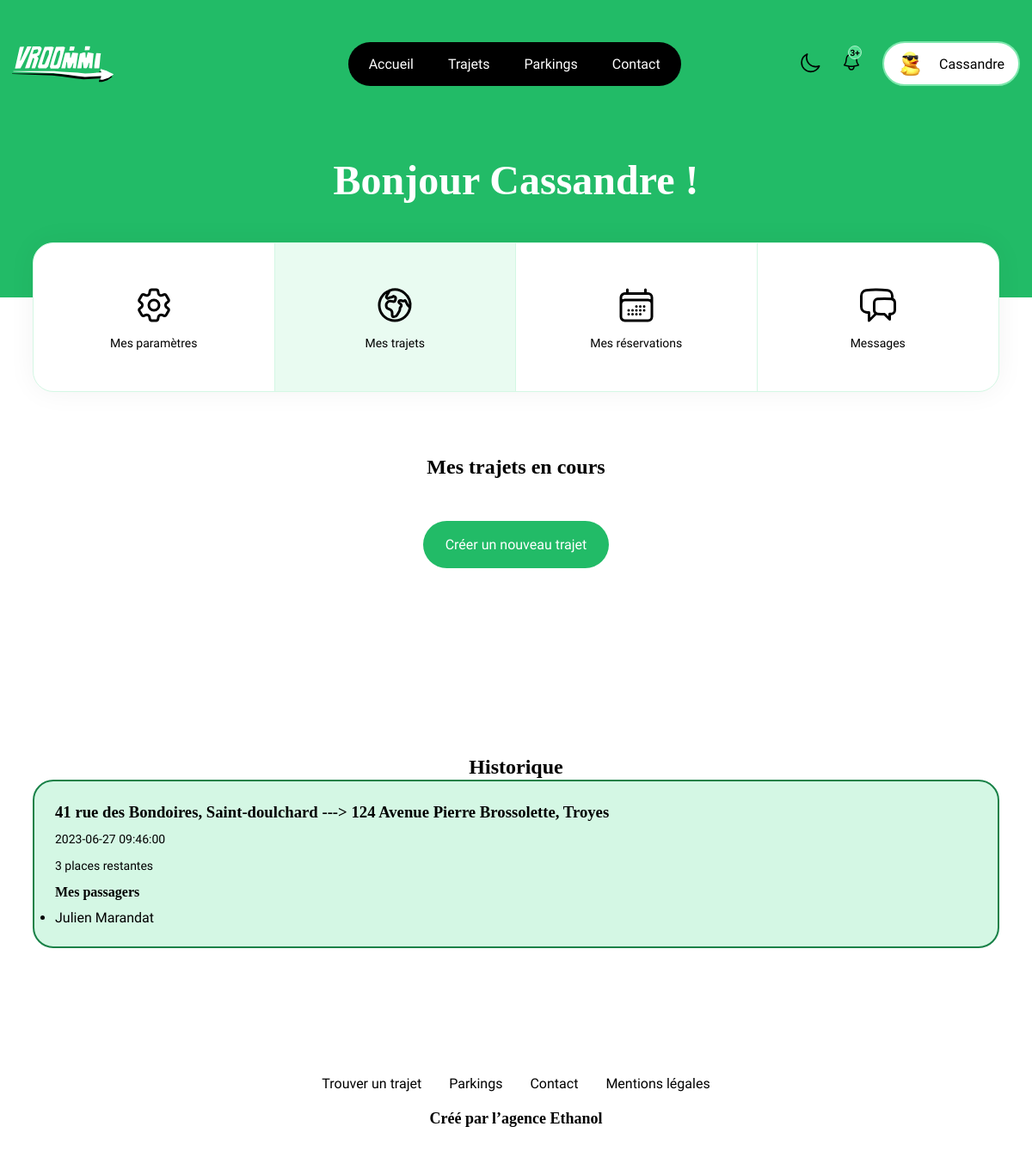
Before: /profil/trajets.php (signed in) with the older database file.
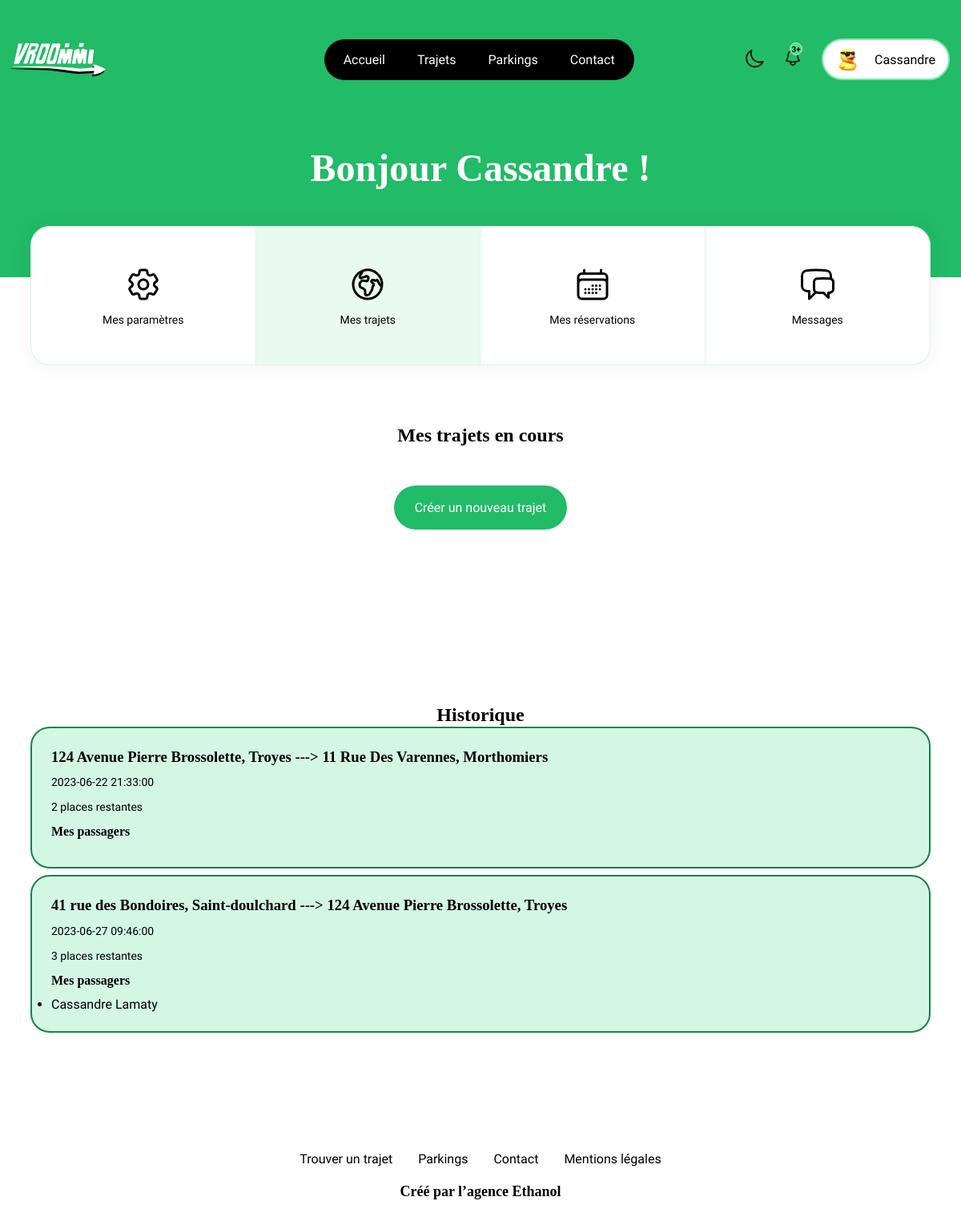
After: the same page with the newer database file.
### tables this page shows
CREATE TABLE `trips` (
  `id` int(11) NOT NULL AUTO_INCREMENT,
  `departure_city` varchar(50) DEFAULT NULL,
  `departure_address` varchar(100) DEFAULT NULL,
  `departure_at` timestamp NOT NULL DEFAULT current_timestamp() ON UPDATE current_timestamp(),
  `destination_city` varchar(50) DEFAULT NULL,
  `destination_address` varchar(100) DEFAULT NULL,
  `distance` smallint(5) NOT NULL DEFAULT 0,
  `arrival_at` timestamp NOT NULL DEFAULT '0000-00-00 00:00:00',
  `seats` tinyint(2) NOT NULL DEFAULT 1,
  `user_id` int(11) NOT NULL,
  `vehicle_id` int(11) NOT NULL,
  `created_at` timestamp NOT NULL DEFAULT current_timestamp(),
  PRIMARY KEY (`id`),
  KEY `trips_ibfk_1` (`user_id`),
  CONSTRAINT `trips_ibfk_1` FOREIGN KEY (`user_id`) REFERENCES `users` (`id`) ON DELETE CASCADE
);

CREATE TABLE `reservations` (
  `user_id` int(11) NOT NULL,
  `trip_id` int(11) NOT NULL,
  KEY `reservations_ibfk_2` (`trip_id`),
  KEY `reservations_ibfk_1` (`user_id`),
  CONSTRAINT `reservations_ibfk_1` FOREIGN KEY (`user_id`) REFERENCES `users` (`id`) ON DELETE CASCADE,
  CONSTRAINT `reservations_ibfk_2` FOREIGN KEY (`trip_id`) REFERENCES `trips` (`id`) ON DELETE CASCADE
);

CREATE TABLE `users` (
  `id` int(11) NOT NULL AUTO_INCREMENT,
  `last_name` varchar(50) DEFAULT NULL,
  `first_name` varchar(50) DEFAULT NULL,
  `picture` varchar(150) DEFAULT 'default.png',
  `email` varchar(100) DEFAULT NULL,
  `password` varchar(255) DEFAULT NULL,
  `created_at` timestamp NOT NULL DEFAULT current_timestamp(),
  PRIMARY KEY (`id`)
);

### profil/trajets.php (called while the page is built, shortened)
<?php
require '../layouts/profile.php';

### views/profile/trips.php (the view, shortened to what this page needs)
<?php
$db = dbConnect();
$query = $db->query('SELECT trips.id AS trip_id, vehicles.id AS vehicle_id, trips.*, users.*, vehicles.* FROM trips INNER JOIN users ON trips.user_id = users.id INNER JOIN vehicles ON trips.vehicle_id = vehicles.id WHERE trips.user_id = ' . $_SESSION['user']['id'] . ' ORDER BY trips.created_at DESC');
$trips = $query->fetchAll();
?>
<section class="container flex-center">
    <h1 class="mb-md center">Mes trajets en cours</h1>
    <a class="btn green center mt-md" href="/profil/creer_trajet.php">Créer un nouveau trajet</a>
</section>
<section class="container">
    <h2 class="center">Historique</h2>
    <?php
    foreach ($trips as $trip) : ?>
        <?php if (strtotime($trip['arrival_at']) < strtotime(date('Y-m-d H:i:s'))) : ?>
            <div class="card big mb-sm">
                <h3><?= $trip['departure_address'] . ", " . $trip['departure_city'] ?> ---> <?= $trip['destination_address'] . ", " . $trip['destination_city'] ?></h3>
                <p><?= $trip['departure_at'] ?></p>
                <p><?= $trip['seats'] ?> places restantes</p>
                <h4>Mes passagers</h4>
                <ul>
                    <?php
                    $query = $db->query('
                        SELECT * FROM reservations INNER JOIN users ON reservations.user_id = users.id WHERE trip_id = ' . $trip['trip_id']);
                    $reservations = $query->fetchAll();
                    if (count($reservations) > 0) {
                        foreach ($reservations as $reservation) {
                            echo '<li>' . $reservation['first_name'] . ' ' . $reservation['last_name'] . '</li>';
                        }
                    }
                    ?>
                </ul>
            </div>
        <?php endif; ?>
    <?php endforeach; ?>
</section>

Changed rows visible on the page:
removed reservations: user_id.first_name "Julien", user_id.last_name "Marandat", shown under trips "41 rue des Bondoires"
added trips: departure_address "124 Avenue Pierre Brossolette", departure_city "Troyes", destination_address "11 Rue Des Varennes", destination_city "Morthomiers", departure_at "2023-06-22 21:33:00", seats "2"
added reservations: user_id.first_name "Cassandre", user_id.last_name "Lamaty", shown under trips "41 rue des Bondoires"
